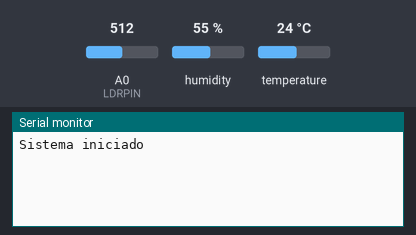
Recording of a program running on a simulated ESP8266 (NodeMCU). Shown: the last lines printed to the serial monitor. The test bench sets the inputs (shaded band); at power-on: humidity 55 %, A0 (LDRPIN) = 512, temperature 24 °C.

Above: at 2.3 s.
2.4 s: humidity set to 22 %
At 5.5 s:
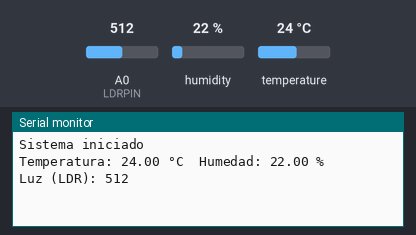
6.5 s: A0 (LDRPIN) set to 716
8.0 s: temperature set to 12 °C
9.5 s: A0 (LDRPIN) set to 900
At 10.5 s:
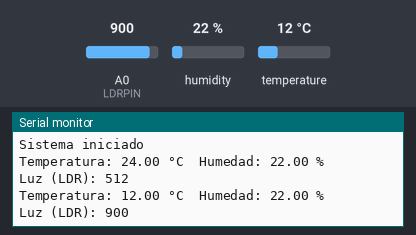

Measured:
- after the input at 2.4 s, the serial monitor: prints a new line after 2.6 s (image 1)
- after the input at 9.5 s, the serial monitor: prints a new line after 0.51 s (image 2)

The program:

main.cpp
```cpp
#include <Arduino.h>
#include <DHT.h>
#include <ArduinoOTA.h>
#include <IRremote.h>
#include "ota_setup.h"
#include "mqtt_setup.h"

// ----- PINS -----
#define DHTPIN 4
#define DHTTYPE DHT22
#define LDRPIN A0
#define IR_RECEIVE_PIN 14

// ----- Objetos -----
DHT dht(DHTPIN, DHTTYPE);

unsigned long lastUpdate = 0;
const unsigned long updateInterval = 5000;

void setup()
{
  Serial.begin(115200);
  delay(100);

  dht.begin();
  IrReceiver.begin(IR_RECEIVE_PIN, ENABLE_LED_FEEDBACK);

  ota_setup();   // Conexión WiFi + OTA
  mqtt_setup();  // Configura MQTT pero no conecta aún

  delay(1000);
  Serial.println("Sistema iniciado");
}

void loop()
{
  ArduinoOTA.handle();
  mqtt_loop();   // Mantiene conexión MQTT y reconecta si es necesario

  unsigned long currentMillis = millis();
  if (currentMillis - lastUpdate >= updateInterval)
  {
    lastUpdate = currentMillis;

    float humidity = dht.readHumidity();
    float temperature = dht.readTemperature();
    int ldrValue = analogRead(LDRPIN);

    if (isnan(humidity) || isnan(temperature))
    {
      Serial.println("Error al leer del sensor DHT!");
    }
    else
    {
      Serial.print("Temperatura: ");
      Serial.print(temperature);
      Serial.print(" °C\t");
      Serial.print("Humedad: ");
      Serial.print(humidity);
      Serial.println(" %");
      Serial.print("Luz (LDR): ");
      Serial.println(ldrValue);

      // Publica solo datos de sensores DHT y LDR
      publicarDatosSensorDHT(temperature, humidity, ldrValue);
    }
  }

  if (IrReceiver.decode())
  {
    uint32_t irCode = IrReceiver.decodedIRData.decodedRawData;
    Serial.print("Código IR recibido: 0x");
    Serial.println(irCode, HEX);

    // Publica solo datos IR
    publicarDatosSensorIR(irCode);

    IrReceiver.resume();
  }
}
```

mqtt_setup.h
```cpp
#ifndef MQTT_SETUP_H
#define MQTT_SETUP_H

#include <PubSubClient.h>
#include <ESP8266WiFi.h>

// Declaración de variables externas
extern WiFiClient espClient;
extern PubSubClient client;

// Declaración de funciones
void mqtt_setup();
void reconnect_mqtt();
void mqtt_loop();

// Funciones para publicar datos separados
void publicarDatosSensorDHT(float temp, float hum, int ldr);
void publicarDatosSensorIR(uint32_t irCode);

#endif
```

ota_setup.h
```cpp
#ifndef OTA_SETUP_H
#define OTA_SETUP_H

void ota_setup();

#endif
```
